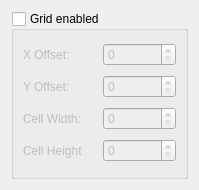
<?xml version="1.0" encoding="UTF-8"?>
<ui version="4.0">
 <class>GridSettingsWidget</class>
 <widget class="QWidget" name="GridSettingsWidget">
  <property name="geometry">
   <rect>
    <x>0</x>
    <y>0</y>
    <width>199</width>
    <height>190</height>
   </rect>
  </property>
  <layout class="QVBoxLayout" name="verticalLayout">
   <item>
    <widget class="QGroupBox" name="gbEnabled">
     <property name="title">
      <string>Grid enabled</string>
     </property>
     <property name="checkable">
      <bool>true</bool>
     </property>
     <property name="checked">
      <bool>false</bool>
     </property>
     <layout class="QGridLayout" name="gridLayout_2">
      <item row="0" column="0">
       <widget class="QLabel" name="lXOffset">
        <property name="text">
         <string>X Offset:</string>
        </property>
       </widget>
      </item>
      <item row="0" column="1">
       <widget class="QSpinBox" name="sbXOffset">
        <property name="minimum">
         <number>0</number>
        </property>
        <property name="maximum">
         <number>9999</number>
        </property>
       </widget>
      </item>
      <item row="1" column="0">
       <widget class="QLabel" name="lYOffset">
        <property name="text">
         <string>Y Offset:</string>
        </property>
       </widget>
      </item>
      <item row="1" column="1">
       <widget class="QSpinBox" name="sbYOffset">
        <property name="minimum">
         <number>0</number>
        </property>
        <property name="maximum">
         <number>9999</number>
        </property>
       </widget>
      </item>
      <item row="2" column="0">
       <widget class="QLabel" name="lCellWidth">
        <property name="text">
         <string>Cell Width:</string>
        </property>
       </widget>
      </item>
      <item row="2" column="1">
       <widget class="QSpinBox" name="sbCellWidth">
        <property name="minimum">
         <number>0</number>
        </property>
        <property name="maximum">
         <number>9999</number>
        </property>
       </widget>
      </item>
      <item row="3" column="0">
       <widget class="QLabel" name="lCellHeight">
        <property name="text">
         <string>Cell Height</string>
        </property>
       </widget>
      </item>
      <item row="3" column="1">
       <widget class="QSpinBox" name="sbCellHeight">
        <property name="minimum">
         <number>0</number>
        </property>
        <property name="maximum">
         <number>9999</number>
        </property>
       </widget>
      </item>
     </layout>
    </widget>
   </item>
  </layout>
 </widget>
 <resources/>
 <connections/>
</ui>
